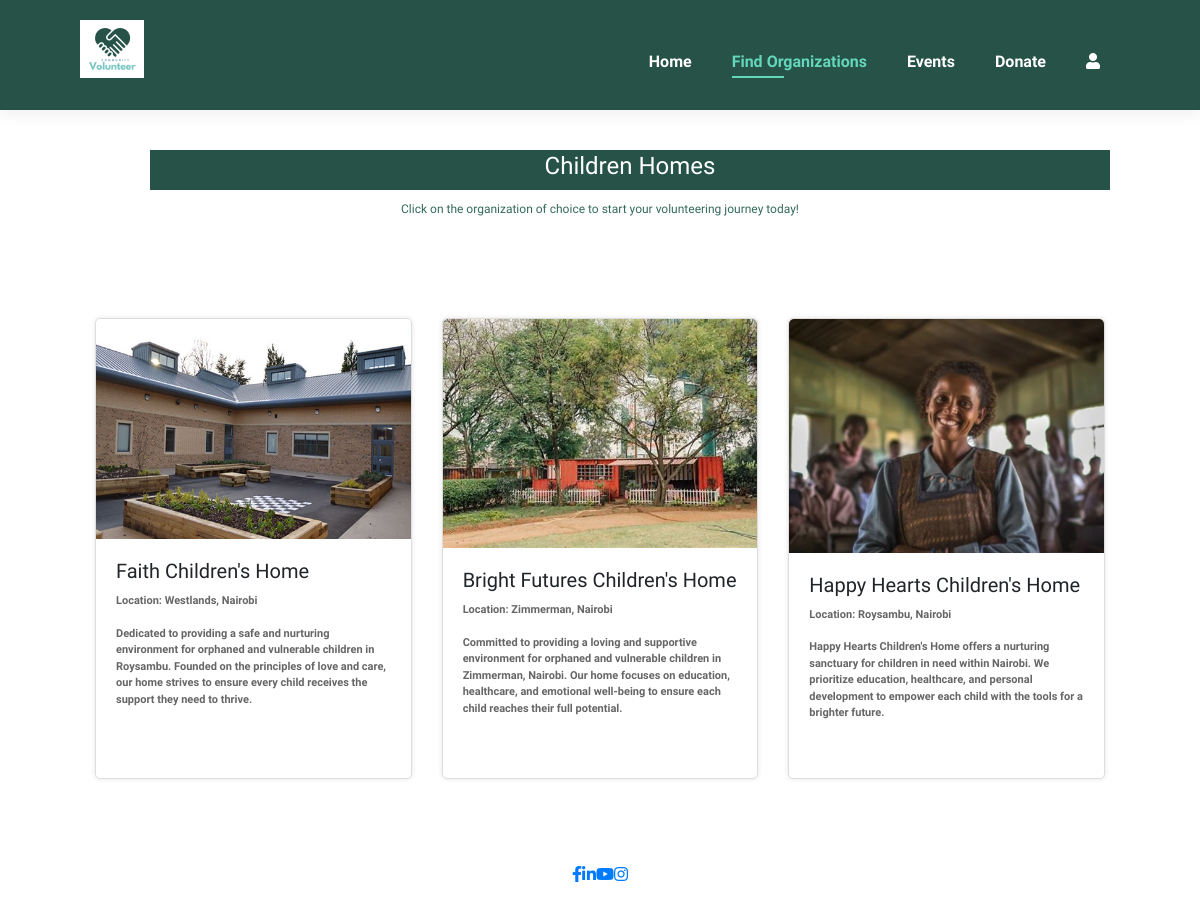
Page /organization-type/Children Homes/ on the committed database.
### app/models.py (models this page shows, shortened)
class Organization(models.Model):
    ORGANIZATION_TYPES = [
        ('Elderly Homes', 'Elderly Homes'),
        ('Hospitals & Clinics', 'Hospitals & Clinics'),
        ('Children Homes', 'Children Homes'),
    ]
    name = models.CharField(max_length=100)
    description = models.TextField()
    location = models.CharField(max_length=100)
    image = models.ImageField(upload_to='organization_images/')
    type = models.CharField(max_length=25, choices=ORGANIZATION_TYPES)

### app/views.py (the view)
# urls.py: path('organization-type/<str:organization_type>/', views.organization_type, name='organization_type'),
def organization_type(request, organization_type):
    organizations = Organization.objects.filter(type=organization_type)
    context = {'organizations': organizations, 'organization_type': organization_type}
    return render(request, 'organizationtype.html', context)

### app/templates/organizationtype.html (shortened to what this page needs)
{% load static %}
<!DOCTYPE html>
<html lang="en">
<head>
    <link rel="stylesheet" href="https://cdnjs.cloudflare.com/ajax/libs/font-awesome/5.15.4/css/all.min.css" />
    <link rel="stylesheet" href="{% static 'css/home.css' %}">
    <link rel="stylesheet" href="https://stackpath.bootstrapcdn.com/bootstrap/4.5.2/css/bootstrap.min.css">
</head>
<body>
    <section id="header">
        <a href="{% url 'home' %}"><img src="{% static 'img/logo-h.png' %}" class="logo" alt=""></a>
        <div>
            <ul id="navbar">
                <li><a href="{% url 'home' %}">Home</a></li>
                <li><a class="active" href="{% url 'opportunityvolunteer' %}">Find Organizations</a></li>
                <li><a href="{% url 'events' %}">Events</a></li>
                <li><a href="{% url 'donations' %}">Donate</a></li>
                <li><a href="{% url 'user_profile' %}"><i class="fas fa-user"></i> </a></li>
            </ul>
        </div>
    </section>
    <section id="banner" class="section-m1">
        <div class="banner-content">
            <h4 >
                {{ organization_type }}
            </h4>
        </div>
        <p style="text-align: center; margin-top: 10px; font-weight: 500; font-size: 12px;"> Click on the organization of choice to start your volunteering journey today! </p>
    </section>
    <section id="organizations" class="section-p1">
        <div class="container">
            <div class="row">
                {% for organization in organizations %}
                <div class="col-lg-4 col-md-6 mb-4">
                    <div class="pro">
                        <a href="{% url 'volunteerform' %}">
                            <img src="{{ organization.image.url }}" alt="{{ organization.name }}">
                        </a>                        <div class="desc">
                            <h5>{{ organization.name }}</h5>
                            <p>Location: {{ organization.location }}</p>
                            <p>{{ organization.description }}</p>
                        </div>
                    </div>
                </div>
                {% endfor %}
            </div>
        </div>
    </section>
    <section id="footer">
        <div>
            <ul id="navbar">
                <a href="#" aria-label="Facebook"><i class="fab fa-facebook-f"></i></a>
                <a href="#" aria-label="LinkedIn"><i class="fab fa-linkedin-in"></i></a>
                <a href="#" aria-label="YouTube"><i class="fab fa-youtube"></i></a>
                <a href="#" aria-label="Instagram"><i class="fab fa-instagram"></i></a>
            </ul>
        </div>
    </section>
</body>
</html>

### app/static/css/home.css (style rules this page uses)
* { margin: 0; padding: 0; box-sizing: border-box; font-family: "Spartan", sans-serif; }
html { scroll-behavior: smooth; }
h1, h2, h4, h6, p { font-size: calc(1vw + 1vh + .5vmin); }
h4 { font-size: 16px; color: #222; }
p { font-size: 11px; color: #465b52; margin: 15px 0 20px 0; }
.section-p1 { padding: 40px 80px; }
.section-m1 { margin: 40px 0; }
body { width: 100%; }
#header { display: flex; align-content: center; justify-content: space-between; padding: 20px 80px; background-color: #265247; box-shadow: 0 5px 15px rgb(0, 0, 0, 0.06); z-index: 999; position: sticky; top: 0; left: 0; }
#navbar { display: flex; align-items: center; justify-content: center; }
#navbar li { list-style: none; margin-top: 30px; padding: 0 20px; position: relative; }
#navbar li a { text-decoration: none; font-size: 16px; font-weight: 600; color: white; transition: 0.3s ease; }
#navbar li a:hover, #navbar li a.active { color: #64d6ba; }
#navbar li a.active::after, #navbar li a:hover::after { content: ""; width: 30%; height: 2px; background-color: #64d6ba; position: absolute; bottom: -4px; left: 20px; }
#product1 h2, p { color: #34695c; }
#banner .banner-content { display: flex; flex-direction: column; justify-content: center; align-items: center; text-align: center; background-color:#265247; opacity: 1.0; height: 40px; width: 80%; margin-left: 150px; background-size: cover; }
#banner .banner-content h4 { color: white; }
body { font-family: Arial, sans-serif; margin: 0; padding: 0; background-color: #f0f0f0; }
.container { max-width: 800px; margin: 0 auto; padding: 20px; }

### app/templates/organizationtype.html (style rules this page uses)
.pro { margin-bottom: 20px; border: 1px solid #ddd; border-radius: 5px; box-shadow: 0 0 5px rgba(0,0,0,0.1); display: flex; flex-direction: column; height: 100%; }
.pro img { width: 100%; height: auto; border-top-left-radius: 5px; border-top-right-radius: 5px; flex-shrink: 0; }
.pro .desc { padding: 20px; flex-grow: 1; }
.pro h5 { font-size: 1.25rem; margin-bottom: 10px; }
.pro p { color: #666; }
.pro .desc p { font-weight: bold; }

### rows in the picture
Organization: image (picture), name "Faith Children's Home", location "Westlands, Nairobi", description "Dedicated to providing a safe and nurturing environment for orphaned and vulnerable children in Roysambu. Founded on the principles of love and care, our home strives to ensure every child receives the support they need to thrive."
Organization: image (picture), name "Bright Futures Children's Home", location "Zimmerman, Nairobi", description "Committed to providing a loving and supportive environment for orphaned and vulnerable children in Zimmerman, Nairobi. Our home focuses on education, healthcare, and emotional well-being to ensure each child reaches their full potential."
Organization: image (picture), name "Happy Hearts Children's Home", location "Roysambu, Nairobi", description "Happy Hearts Children's Home offers a nurturing sanctuary for children in need within Nairobi. We prioritize education, healthcare, and personal development to empower each child with the tools for a brighter future."

### other values in the picture
{{ organization_type }} "Children Homes"
